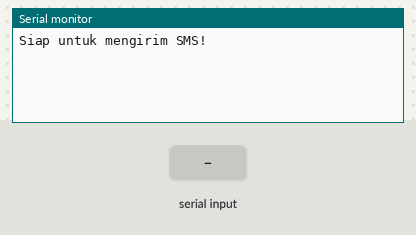
Bench run of a sketch on a simulated Arduino Mega 2560, built with avr-gcc and run on an emulated ATmega2560. Parts: the last lines printed to the serial monitor. The inputs (shaded band) are chosen by the test bench. The modem accepts every AT command (registered, SIM ready, sends succeed) and sends nothing else.

Above: at 1.3 s.
1.4 s: "1" received over Serial
At 3.5 s:
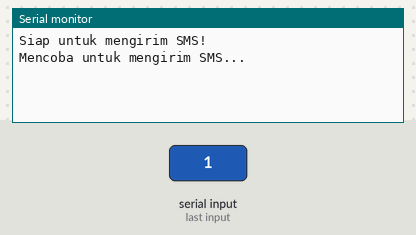
At 5.9 s:
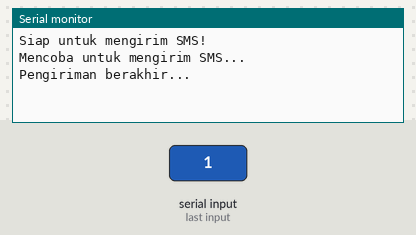

Measured:
- after the input at 1.4 s, the serial monitor: prints a new line after 1.0 s (image 1)

The sketch:

kirimSMS.ino
```cpp
// Contoh untuk mengirimkan SMS

void setup()
{
  Serial.begin(9600);  // Serial Monitor
  Serial2.begin(9600); // Modul GSM

  delay(100);

  Serial.println("Siap untuk mengirim SMS!");
}

void loop()
{
  if (Serial.available() > 0)
  {
    String pesan = Serial.readString();
    Serial.println("Mencoba untuk mengirim SMS...");
    kirimPesan(pesan);
    Serial.println("Pengiriman berakhir...");
    Serial.println();
  }
}

void kirimPesan(String pesan)
{
  //Atur modul GSM pada mode teks
  Serial2.println("AT+CMGF=1");
  delay(1000);

  // Kirim SMS ke nomor berikut
  Serial2.println("AT+CMGS=\"+6285713438644\"\r");
  delay(1000);
  Serial2.println(pesan);
  delay(100);

  // Akhiri dengan Ctrl+Z
  Serial2.println((char)26);
  delay(1000);
}
```
